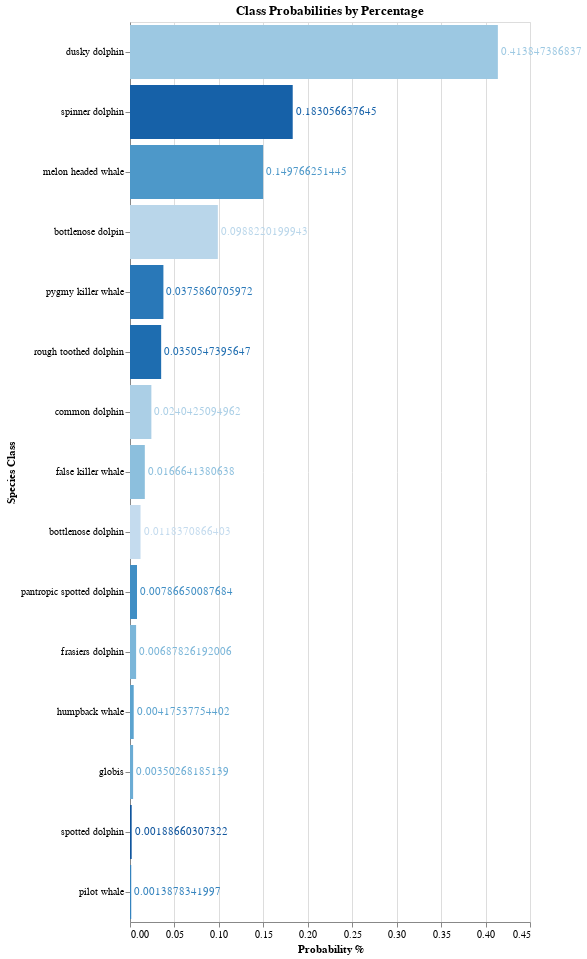

Write notebook code for a chart like this one.
### Code cell
import altair as alt
bars = alt.Chart(df).mark_bar().encode(
    y=alt.Y('Species Class:N', sort='-x'),
    x="Probability %:Q",
    color=alt.Color('Species Class', scale=alt.Scale(scheme='blues'), legend = None)
    
)

text = bars.mark_text(
    align='left',
    baseline='middle',
    dx=3  # Nudges text to right so it doesn't appear on top of the bar
).encode(
    text='Probability %:Q'
)

chart = (bars + text).properties(height=900, title = 'Class Probabilities by Percentage')
chart

### Figure 1 — Vega-Lite specification as saved in the notebook (floating-point values rounded to 4 significant figures)
{"config": {"view": {"continuousWidth": 400, "continuousHeight": 300}}, "layer": [{"mark": "bar", "encoding": {"color": {"field": "Species Class", "legend": null, "scale": {"scheme": "blues"}, "type": "nominal"}, "x": {"field": "Probability %", "type": "quantitative"}, "y": {"field": "Species Class", "sort": "-x", "type": "nominal"}}}, {"mark": {"type": "text", "align": "left", "baseline": "middle", "dx": 3}, "encoding": {"color": {"field": "Species Class", "legend": null, "scale": {"scheme": "blues"}, "type": "nominal"}, "text": {"field": "Probability %", "type": "quantitative"}, "x": {"field": "Probability %", "type": "quantitative"}, "y": {"field": "Species Class", "sort": "-x", "type": "nominal"}}}], "data": {"name": "data-c761e27e736408df93c8b772068ee6d8"}, "height": 900, "title": "Class Probabilities by Percentage", "$schema": "https://vega.github.io/schema/vega-lite/v4.17.0.json", "datasets": {"data-c761e27e736408df93c8b772068ee6d8": [{"Species Class": "dusky dolphin", "Probability %": 0.4138}, {"Species Class": "spinner dolphin", "Probability %": 0.1831}, {"Species Class": "melon headed whale", "Probability %": 0.1498}, {"Species Class": "bottlenose dolpin", "Probability %": 0.09882}, {"Species Class": "pygmy killer whale", "Probability %": 0.03759}, {"Species Class": "rough toothed dolphin", "Probability %": 0.03505}, {"Species Class": "common dolphin", "Probability %": 0.02404}, {"Species Class": "false killer whale", "Probability %": 0.01666}, {"Species Class": "bottlenose dolphin", "Probability %": 0.01184}, {"Species Class": "pantropic spotted dolphin", "Probability %": 0.007867}, {"Species Class": "frasiers dolphin", "Probability %": 0.006878}, {"Species Class": "humpback whale", "Probability %": 0.004175}, {"Species Class": "globis", "Probability %": 0.003503}, {"Species Class": "spotted dolphin", "Probability %": 0.001887}, {"Species Class": "pilot whale", "Probability %": 0.001388}]}}
